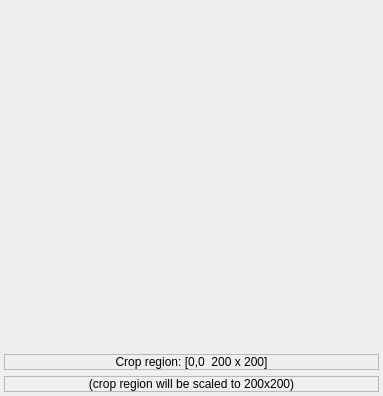
<ui version="4.0" >
 <class>ThumbnailEditor</class>
 <widget class="QWidget" name="ThumbnailEditor" >
  <property name="geometry" >
   <rect>
    <x>0</x>
    <y>0</y>
    <width>383</width>
    <height>396</height>
   </rect>
  </property>
  <property name="windowTitle" >
   <string>Thumbnail Editor</string>
  </property>
  <layout class="QVBoxLayout" >
   <property name="margin" >
    <number>4</number>
   </property>
   <property name="spacing" >
    <number>6</number>
   </property>
   <item>
    <widget class="ThumbImage" name="ImageCanvas" >
     <property name="sizePolicy" >
      <sizepolicy>
       <hsizetype>5</hsizetype>
       <vsizetype>7</vsizetype>
       <horstretch>0</horstretch>
       <verstretch>0</verstretch>
      </sizepolicy>
     </property>
    </widget>
   </item>
   <item>
    <widget class="QLabel" name="CropLabel" >
     <property name="frameShape" >
      <enum>QFrame::StyledPanel</enum>
     </property>
     <property name="frameShadow" >
      <enum>QFrame::Sunken</enum>
     </property>
     <property name="text" >
      <string>Crop region: [0,0  200 x 200]</string>
     </property>
     <property name="alignment" >
      <set>Qt::AlignCenter</set>
     </property>
    </widget>
   </item>
   <item>
    <widget class="QLabel" name="MessageLabel" >
     <property name="frameShape" >
      <enum>QFrame::StyledPanel</enum>
     </property>
     <property name="frameShadow" >
      <enum>QFrame::Sunken</enum>
     </property>
     <property name="text" >
      <string>(crop region will be scaled to 200x200)</string>
     </property>
     <property name="alignment" >
      <set>Qt::AlignCenter</set>
     </property>
    </widget>
   </item>
  </layout>
 </widget>
 <customwidgets>
  <customwidget>
   <class>ThumbImage</class>
   <extends>QWidget</extends>
   <header>widgets/thumbimage.h</header>
   <container>0</container>
   <pixmap></pixmap>
  </customwidget>
 </customwidgets>
 <resources/>
 <connections/>
</ui>
